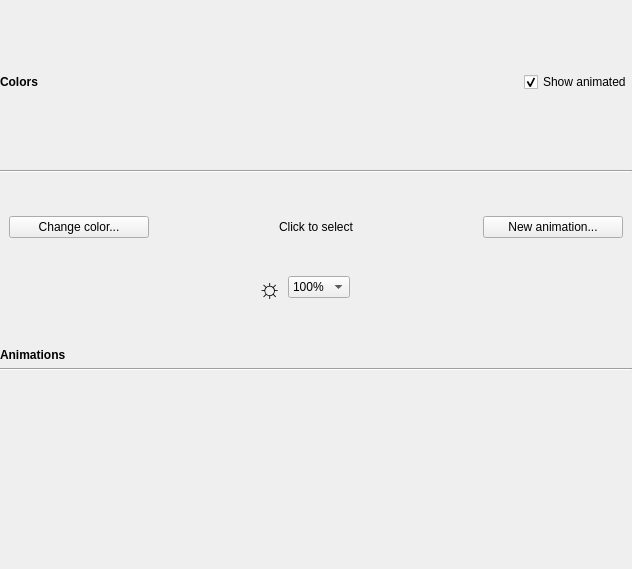
<?xml version="1.0" encoding="UTF-8"?>
<ui version="4.0">
 <class>KbLightWidget</class>
 <widget class="QWidget" name="KbLightWidget">
  <property name="geometry">
   <rect>
    <x>0</x>
    <y>0</y>
    <width>632</width>
    <height>569</height>
   </rect>
  </property>
  <property name="focusPolicy">
   <enum>Qt::ClickFocus</enum>
  </property>
  <property name="windowTitle">
   <string notr="true">Form</string>
  </property>
  <layout class="QVBoxLayout" name="verticalLayout" stretch="0,0,0,0,0,0">
   <property name="sizeConstraint">
    <enum>QLayout::SetDefaultConstraint</enum>
   </property>
   <property name="leftMargin">
    <number>0</number>
   </property>
   <property name="topMargin">
    <number>0</number>
   </property>
   <property name="rightMargin">
    <number>0</number>
   </property>
   <item>
    <layout class="QHBoxLayout" name="horizontalLayout_3">
     <item>
      <widget class="QLabel" name="label_3">
       <property name="sizePolicy">
        <sizepolicy hsizetype="Expanding" vsizetype="Minimum">
         <horstretch>0</horstretch>
         <verstretch>0</verstretch>
        </sizepolicy>
       </property>
       <property name="minimumSize">
        <size>
         <width>0</width>
         <height>23</height>
        </size>
       </property>
       <property name="font">
        <font>
         <weight>75</weight>
         <bold>true</bold>
        </font>
       </property>
       <property name="text">
        <string>Colors</string>
       </property>
      </widget>
     </item>
     <item>
      <widget class="QCheckBox" name="showAnimBox">
       <property name="sizePolicy">
        <sizepolicy hsizetype="Minimum" vsizetype="Minimum">
         <horstretch>0</horstretch>
         <verstretch>0</verstretch>
        </sizepolicy>
       </property>
       <property name="minimumSize">
        <size>
         <width>0</width>
         <height>23</height>
        </size>
       </property>
       <property name="toolTip">
        <string>&lt;html&gt;&lt;head/&gt;&lt;body&gt;&lt;p&gt;If enabled, the same colors will be displayed here as on the keyboard. If disabled, the base colors will be shown.&lt;/p&gt;&lt;p&gt;Note: The animation preview will be disabled when the window loses focus to preserve computation resources.&lt;/p&gt;&lt;/body&gt;&lt;/html&gt;</string>
       </property>
       <property name="text">
        <string>Show animated</string>
       </property>
       <property name="checked">
        <bool>true</bool>
       </property>
      </widget>
     </item>
    </layout>
   </item>
   <item>
    <widget class="Line" name="line_2">
     <property name="orientation">
      <enum>Qt::Horizontal</enum>
     </property>
    </widget>
   </item>
   <item>
    <widget class="QWidget" name="controlWidget" native="true">
     <property name="sizePolicy">
      <sizepolicy hsizetype="Preferred" vsizetype="Preferred">
       <horstretch>0</horstretch>
       <verstretch>0</verstretch>
      </sizepolicy>
     </property>
     <layout class="QGridLayout" name="gridLayout">
      <item row="0" column="1">
       <widget class="QLabel" name="selLabel">
        <property name="sizePolicy">
         <sizepolicy hsizetype="Expanding" vsizetype="Preferred">
          <horstretch>0</horstretch>
          <verstretch>0</verstretch>
         </sizepolicy>
        </property>
        <property name="text">
         <string>Click to select</string>
        </property>
        <property name="alignment">
         <set>Qt::AlignCenter</set>
        </property>
       </widget>
      </item>
      <item row="1" column="1">
       <layout class="QHBoxLayout" name="horizontalLayout" stretch="1,0,1">
        <property name="spacing">
         <number>6</number>
        </property>
        <item>
         <widget class="QLabel" name="label">
          <property name="font">
           <font>
            <pointsize>20</pointsize>
           </font>
          </property>
          <property name="text">
           <string notr="true">☼</string>
          </property>
          <property name="alignment">
           <set>Qt::AlignRight|Qt::AlignTrailing|Qt::AlignVCenter</set>
          </property>
         </widget>
        </item>
        <item>
         <widget class="QComboBox" name="brightnessBox">
          <property name="sizePolicy">
           <sizepolicy hsizetype="Fixed" vsizetype="Fixed">
            <horstretch>0</horstretch>
            <verstretch>0</verstretch>
           </sizepolicy>
          </property>
          <item>
           <property name="text">
            <string notr="true">100%</string>
           </property>
          </item>
          <item>
           <property name="text">
            <string notr="true">67%</string>
           </property>
          </item>
          <item>
           <property name="text">
            <string notr="true">33%</string>
           </property>
          </item>
          <item>
           <property name="text">
            <string>Off</string>
           </property>
          </item>
         </widget>
        </item>
        <item>
         <spacer name="horizontalSpacer_2">
          <property name="orientation">
           <enum>Qt::Horizontal</enum>
          </property>
          <property name="sizeType">
           <enum>QSizePolicy::Expanding</enum>
          </property>
          <property name="sizeHint" stdset="0">
           <size>
            <width>20</width>
            <height>20</height>
           </size>
          </property>
         </spacer>
        </item>
       </layout>
      </item>
      <item row="0" column="0">
       <widget class="ColorButton" name="bgButton">
        <property name="sizePolicy">
         <sizepolicy hsizetype="Minimum" vsizetype="Fixed">
          <horstretch>0</horstretch>
          <verstretch>0</verstretch>
         </sizepolicy>
        </property>
        <property name="minimumSize">
         <size>
          <width>140</width>
          <height>0</height>
         </size>
        </property>
        <property name="text">
         <string>Change color...</string>
        </property>
       </widget>
      </item>
      <item row="0" column="2">
       <widget class="QPushButton" name="animButton">
        <property name="sizePolicy">
         <sizepolicy hsizetype="Minimum" vsizetype="Fixed">
          <horstretch>0</horstretch>
          <verstretch>0</verstretch>
         </sizepolicy>
        </property>
        <property name="minimumSize">
         <size>
          <width>140</width>
          <height>0</height>
         </size>
        </property>
        <property name="text">
         <string>New animation...</string>
        </property>
       </widget>
      </item>
     </layout>
    </widget>
   </item>
   <item>
    <widget class="QLabel" name="label_2">
     <property name="sizePolicy">
      <sizepolicy hsizetype="Preferred" vsizetype="Fixed">
       <horstretch>0</horstretch>
       <verstretch>0</verstretch>
      </sizepolicy>
     </property>
     <property name="font">
      <font>
       <weight>75</weight>
       <bold>true</bold>
      </font>
     </property>
     <property name="text">
      <string>Animations</string>
     </property>
    </widget>
   </item>
   <item>
    <widget class="Line" name="line">
     <property name="orientation">
      <enum>Qt::Horizontal</enum>
     </property>
    </widget>
   </item>
   <item>
    <widget class="KbAnimWidget" name="animWidget" native="true">
     <property name="minimumSize">
      <size>
       <width>0</width>
       <height>181</height>
      </size>
     </property>
    </widget>
   </item>
  </layout>
 </widget>
 <customwidgets>
  <customwidget>
   <class>ColorButton</class>
   <extends>QPushButton</extends>
   <header>colorbutton.h</header>
  </customwidget>
  <customwidget>
   <class>KbAnimWidget</class>
   <extends>QWidget</extends>
   <header>kbanimwidget.h</header>
   <container>1</container>
  </customwidget>
 </customwidgets>
 <tabstops>
  <tabstop>showAnimBox</tabstop>
 </tabstops>
 <resources/>
 <connections/>
</ui>
